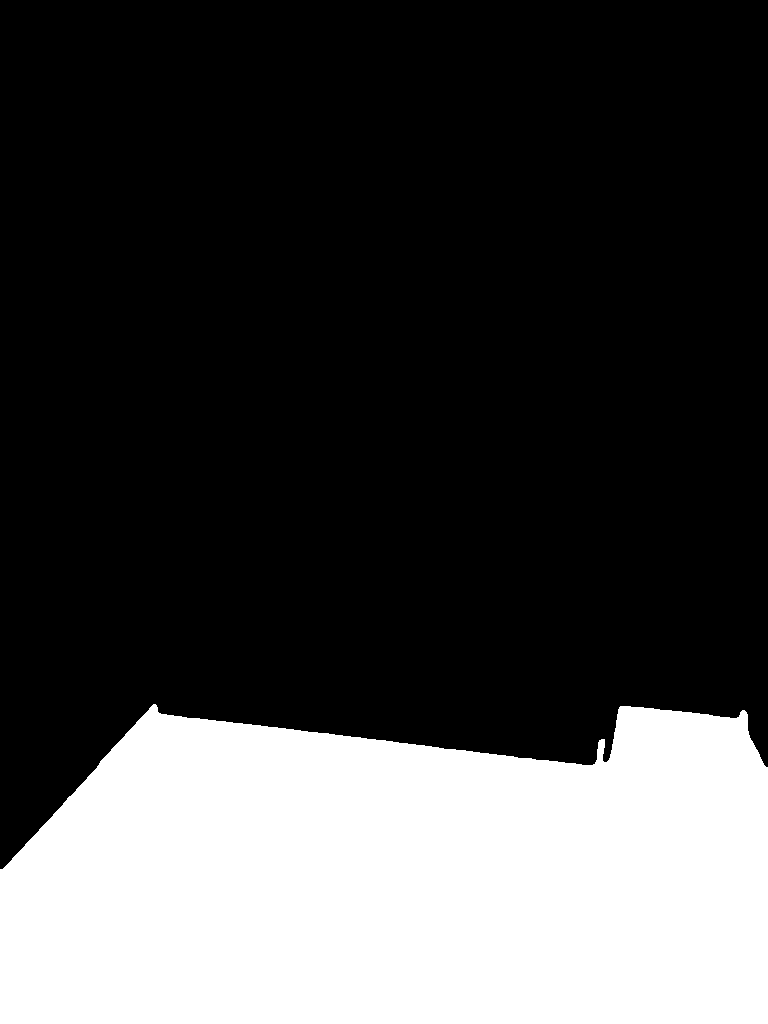
#> input picture scripts/input/apartment-kitchen/mask.png, 768 x 1024 px
$ python -i segmentation-refinement.py   (imports and definitions only)   (older library calls are emulated)
#> lines starting #> are read from the running program, lines starting #| are printed output that depends on the picture; after the words box and inside, x2 and y2 are one past the last pixel; in counts of white or black regions, pixels touching at a corner belong together
### cb-core/cambrian/frei_chen.py

from math import sqrt
import numpy as np
from skimage import img_as_float
from scipy.ndimage import convolve

def frei_chen(image,mask=None):
    """Find the edge magnitude using FreiChen Filter.

    Parameters
----------
    image : 2-D array
        Image to process.
    mask : 2-D array, optional
        An optional mask to limit the application to a certain area.
        Note that pixels surrounding masked regions are also masked to
        prevent masked regions from affecting the result.

    Returns
    -------
    output : ndarray
        The FreiChen edge .
    """
    return np.sqrt(freiChen_edge1(image, mask)**2 +\
                   freiChen_edge2(image, mask)**2 +\
          freiChen_edge3(image, mask)**2 +\
                   freiChen_edge4(image, mask)**2 +\
                   freiChen_line1(image, mask)**2 +\
                   freiChen_line2(image, mask)**2 +\
                   freiChen_line3(image, mask)**2 +\
                   freiChen_line4(image, mask)**2 )
                   #freiChen_average(image, mask)**2)

def _mask_filter_result(result, mask):
    """Return result after masking.

    Input masks are eroded so that mask areas in the original image don't
    affect values in the result.
    """
    if mask is None:
        result[0, :] = 0
        result[-1, :] = 0
        result[:, 0] = 0
        result[:, -1] = 0
        return result
    else:
        mask = binary_erosion(mask, EROSION_SELEM, border_value=0)
        return result * mask


def freiChen_edge1(image, mask):
    """Find the horizontal edges of an image using the FreiChen operator.

    The kernel is applied to the input image, to produce separate
measurements
    of the gradient component one orientation.

    Parameters
    ----------
    image : 2-D array
        Image to process.
    mask : 2-D array, optional
        An optional mask to limit the application to a certain area.
        Note that pixels surrounding masked regions are also masked to
        prevent masked regions from affecting the result.

    Returns
    -------
    output : ndarray
        The FreiChen horizontal edge.

    Notes
    -----
    We use the following kernel and return the absolute value of the
    result at each point::

      1  sqrt(2)  1
      0       0   0
 -1 -sqrt(2) -1

    """
    image = img_as_float(image)
    result = np.abs(convolve(image,
                             np.array([[ 1, sqrt(2), 1],
                                       [ 0,       0, 0],
                                       [-1,-sqrt(2),-1]]).\
astype(float) / sqrt(8)))
    return _mask_filter_result(result, mask)


def freiChen_edge2(image, mask):
    """Find the vertical edges of an image using the FreiChen operator.

    The kernel is applied to the input image, to produce separate
measurements
    of the gradient component one orientation.

    Parameters
    ----------
    image : 2-D array
        Image to process.
    mask : 2-D array, optional
        An optional mask to limit the application to a certain area.
        Note that pixels surrounding masked regions are also masked to
        prevent masked regions from affecting the result.

    Returns
    -------
    output : ndarray
        The FreiChan edges .

    Notes
    -----
    We use the following kernel and return the absolute value of the
    result at each point::

         1   0       -1
    sqrt(2)  0  -sqrt(2)
 1 0 -1
    """
    image = img_as_float(image)
    result = np.abs(convolve(image,
                             np.array([[      1, 0,      -1 ],
                                       [sqrt(2), 0, -sqrt(2)],
                                       [      1, 0,      -1]]).\
astype(float) / sqrt(8)))
    return _mask_filter_result(result, mask)

def freiChen_edge3(image, mask):
    """Find the edges in an image having slope 135 degree FreiChen operator.

    The kernel is applied to the input image, to produce separate
measurements
    of the gradient component one orientation.

    Parameters
    ----------
    image : 2-D array
        Image to process.
    mask : 2-D array, optional
        An optional mask to limit the application to a certain area.
        Note that pixels surrounding masked regions are also masked to
        prevent masked regions from affecting the result.

    Returns
    -------
    output : ndarray
        The FreiChen edges.

    Notes
    -----
    We use the following kernel and return the absolute value of the
    result at each point::

          0   -1   sqrt(2)
          1    0       -1
-sqrt(2)   1        0

    """
    image = img_as_float(image)
    result = np.abs(convolve(image,
                             np.array([[       0,-1, sqrt(2)],
                                       [       1, 0,      -1],
                                       [-sqrt(2), 1,       0]]).\
astype(float) / sqrt(8)))
    return _mask_filter_result(result, mask)


def freiChen_edge4(image, mask):
    """Find the edges of an image having slope 45 degree using the FreiChen
operator.

    The kernel is applied to the input image, to produce separate
measurements
    of the gradient component one orientation.

    Parameters
    ----------
    image : 2-D array
        Image to process.
    mask : 2-D array, optional
        An optional mask to limit the application to a certain area.
        Note that pixels surrounding masked regions are also masked to
        prevent masked regions from affecting the result.

    Returns
    -------
    output : ndarray
        The Freichen edges.

    Notes
    -----
    We use the following kernel and return the absolute value of the
    result at each point::

      sqrt(2)   -1         0
          -1     0         1
   0     1   -sqrt(2)

    """
    image = img_as_float(image)
    result = np.abs(convolve(image,
                             np.array([[sqrt(2), -1,        0],
                                       [     -1,  0,        1],
                                       [      0,  1, -sqrt(2)]]).\
astype(float) / sqrt(8)))
    return _mask_filter_result(result, mask)


def freiChen_line1(image, mask):
    """Find the edge intersection in an image using the FreiChen operator.

    The kernel is applied to the input image, to produce separate
measurements
    of the gradient component one orientation.

    Parameters
    ----------
    image : 2-D array
        Image to process.
    mask : 2-D array, optional
        An optional mask to limit the application to a certain area.
        Note that pixels surrounding masked regions are also masked to
        prevent masked regions from affecting the result.

    Returns
    -------
    output : ndarray
        The FreiChen lines.

    Notes
    -----
    We use the following kernel and return the absolute value of the
    result at each point::

      0   1   0
     -1   0  -1
      0   1   0

    """
    image = img_as_float(image)
    result = np.abs(convolve(image,
                             np.array([[ 0, 1,  0],
                                       [-1, 0, -1],
                                       [ 0, 1,  0]]).astype(float) / 2.0))
    return _mask_filter_result(result, mask)


def freiChen_line2(image, mask):
    """Find the intersection of edges in an image using the FreiChen
operator.

    The kernel is applied to the input image, to produce separate
measurements
    of the gradient component one orientation.

    Parameters
    ----------
    image : 2-D array
        Image to process.
    mask : 2-D array, optional
        An optional mask to limit the application to a certain area.
        Note that pixels surrounding masked regions are also masked to
        prevent masked regions from affecting the result.

    Returns
    -------
    output : ndarray
        The FreiChen lines.

    Notes
    -----
    We use the following kernel and return the absolute value of the
    result at each point::

      -1   0   1
       0   0   0
       1   0  -1

    """
    image = img_as_float(image)
    result = np.abs(convolve(image,
                             np.array([[-1, 0,  1 ],
                                       [ 0, 0,  0],
                                       [ 1, 0, -1]]).astype(float) / 2.0))
    return _mask_filter_result(result, mask)

def freiChen_line3(image, mask):
    """Find the lines of an image using the FreiChen operator.

    The kernel is applied to the input image, to produce separate
measurements
    of the gradient component one orientation.

    Parameters
    ----------
    image : 2-D array
        Image to process.
    mask : 2-D array, optional
        An optional mask to limit the application to a certain area.
        Note that pixels surrounding masked regions are also masked to
        prevent masked regions from affecting the result.

    Returns
    -------
    output : ndarray
        The FreiChen lines.

    Notes
    -----
    We use the following kernel and return the absolute value of the
    result at each point::

      1   -2   1
     -2    4  -2
      1   -2   1

    """
    image = img_as_float(image)
    result = np.abs(convolve(image,
                             np.array([[ 1, -2,  1 ],
                                       [-2,  4, -2 ],
                                       [ 1, -2,  1]]).astype(float) / 6.0))
    return _mask_filter_result(result, mask)


def freiChen_line4(image, mask):
    """Find the lines of an image using the FreiChen operator.

    The kernel is applied to the input image, to produce separate
measurements
    of the gradient component one orientation.

    Parameters
    ----------
    image : 2-D array
        Image to process.
    mask : 2-D array, optional
        An optional mask to limit the application to a certain area.
        Note that pixels surrounding masked regions are also masked to
        prevent masked regions from affecting the result.

    Returns
    -------
    output : ndarray
        The FreiChen lines.

    Notes
    -----
    We use the following kernel and return the absolute value of the
    result at each point::

      -2   1   -2
       1   4    1
      -2   1   -2

    """
    image = img_as_float(image)
    result = np.abs(convolve(image,
                             np.array([[ -2, 1, -2 ],
                                       [  1, 4,  1 ],
                                       [ -2, 1, -2 ]]).astype(float) / 6.0))
    return _mask_filter_result(result, mask)


# [7 lines left out: function freiChen_average, not called in this run]

### cb-core/cambrian/Line.py
import numpy as np
import math
import cv2
import sys
import random
from scipy.spatial import distance

import pyximport; pyximport.install(language_level=3)
#> (this line was passed over: pyximport is not available in this run)
#> further down, picture is the input picture: shape (1024, 768, 3); 27.3% white; 1 white region, box (x1, y1, x2, y2) and area: (0, 704, 768, 1024) 214317
from cambrian.LineFunctions import LineFunctions

class Line:

    def __init__(self, x0, y0, x1, y1, contour_group=-1, contour_index=-1, source_lines=None):
        self.point_a = (x0, y0)
        self.point_b = (x1, y1)

        self.contour_group = contour_group
        self.contour_index = contour_index

        self.dead = False

        self.samples = None
        self.confidence = None
        self.color_mean = None
        self.color_std = None
        self.color = None
        self.source_lines = source_lines

        self.recalculate()

    def recalculate(self):
        self.midpoint = ((self.point_a[0] + self.point_b[0]) / 2, (self.point_a[1] + self.point_b[1]) / 2)
        self.length_sq = distance.sqeuclidean(self.point_a, self.point_b)
        self.length = math.sqrt(self.length_sq)
        self.angle = LineFunctions.line_angle(self.point_a[0], self.point_a[1], self.point_b[0], self.point_b[1])

    #class variables:
    image = None
    edges = None
    debug = None
    confidence_step = 8
    color_step = 7

    @classmethod
    def prepare(cls, image, edges, debug=None):
        cls.image = image
        cls.edges = edges
        cls.debug = debug
        cls.diagonal = math.hypot(cls.image.shape[0], cls.image.shape[1])

    def get_confidence(self):
        if self.confidence is None:
            self.confidence = LineFunctions.line_contour_confidence(self.point_a, self.point_b, self.edges, int(self.length / self.confidence_step) + 1)
        return self.confidence

    # [50 lines left out: functions get_samples, find_line_pair, get_color_mean, get_color_std, not called in this run]

    @classmethod
    def _out_of_range(cls, point):
        return point[0] < 0 or point[1] < 0 or point[0] >= cls.image.shape[1] or point[1] >= cls.image.shape[0]

    def bounding_box(self, width=10, length_multiplier=1.0, length_offset=0.0):
        return (self.midpoint, (max(self.length * length_multiplier, self.length + length_offset), width), np.degrees(self.angle))

    # [375 lines left out: functions merge, shift_lines, merge_corners, find_corners, confidence_color, draw and 2 more, not called in this run]


### scripts/segmentation-refinement.py
import math
import os
import json
import cv2
import numpy as np
from pathlib import Path

import click
import time

import io
from cambrian.frei_chen import frei_chen
from cambrian.Line import Line
from cambrian.VanishingPointFinder import VanishingPointFinder

import random

SAVE_DEBUG_IMAGES = True

class WatershedLabel:
    BOUNDARY_LABEL = 255
    UNKNOWN_LABEL = 0
    OUTLIER_LABEL = 1

# [15 lines left out: function translate_markers, not called in this run]

def rough_dilate_erode(is_dilate, mask, size=5, iterations=1, scale=0.5, maintain_size=True, interpolation=cv2.INTER_NEAREST):
    kernel = cv2.getStructuringElement(cv2.MORPH_ELLIPSE,(size,size))
    shape = mask.shape
    mask = cv2.resize(mask, (int(shape[1] * scale), int(shape[0] * scale)), interpolation)
    mask = cv2.dilate(mask, kernel, iterations=iterations) if is_dilate else cv2.erode(mask, kernel, iterations=iterations)
    if maintain_size:
        mask = cv2.resize(mask, (shape[1], shape[0]), interpolation)
    return mask

def convertColor(hsv, conversion):
    return tuple(int(i) for i in cv2.cvtColor(np.uint8([[hsv]]), conversion).flatten())

# [18 lines left out: function overlay_mask, not called in this run]

def find_lines(img, output_path):

#> called with output_path = 'out.png'
    height, width = img.shape[:2]
    diagonal = np.hypot(width, height)
    print("image w,h", width, height)
#| image w,h 768 1024

    bw = cv2.cvtColor(img, cv2.COLOR_BGR2GRAY)
    gabor_scale = 1500.0 / diagonal
    bw_res = cv2.resize(bw, (int(width * gabor_scale), int(height * gabor_scale)), cv2.INTER_CUBIC) if gabor_scale < 1.0 else bw

    def gabor(theta, lambd, gamma = 0.0, psi = 0.0):
#> called with theta = 0, lambd = 7, gamma = 0, psi = 0
        ksize = lambd
        sigma = ksize * lambd
        result = cv2.filter2D(bw_res, cv2.CV_8UC1, cv2.getGaborKernel((ksize, ksize), sigma, theta, lambd, gamma, psi, ktype=cv2.CV_32F))
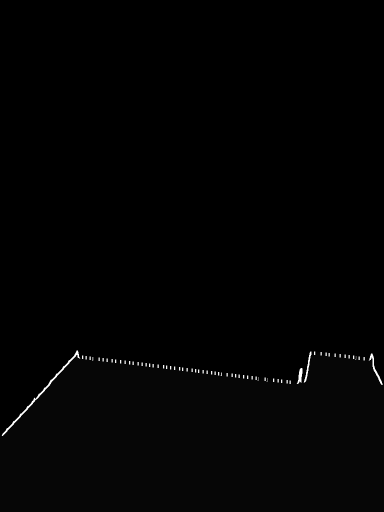
#> result: shape (1024, 768) (shown at 1/2 size); min 0, max 255, mean 2.4
        return result

    v_gabor = gabor(0, 7)
    h_gabor = gabor(np.pi/2.0, 9)

    contours_src = cv2.addWeighted(v_gabor, 1.0, h_gabor, 1.0, 0)
    contours_src = cv2.resize(contours_src, (width, height), interpolation = cv2.INTER_CUBIC)

    edges = cv2.addWeighted(v_gabor, 3.0, h_gabor, 3.0, -20)
    edges = cv2.bilateralFilter(edges, 5, 5, 5)
    edges = cv2.resize(edges, (width, height), interpolation = cv2.INTER_CUBIC)

    clean_edges = frei_chen(bw)
#> in _mask_filter_result, `result[:, 0] = 0`:
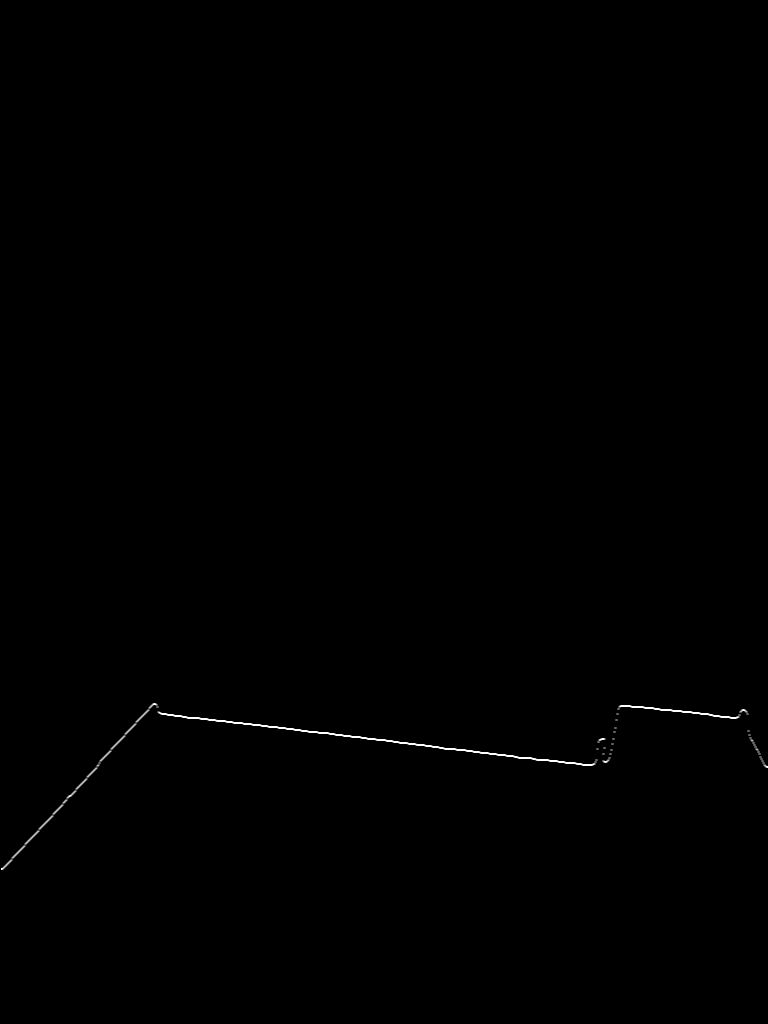
#> result: shape (1024, 768) float64; min 0, max 1.21, mean 0.00237; drawn with min black and max white
#> in _mask_filter_result (call 3), `result[:, 0] = 0`:
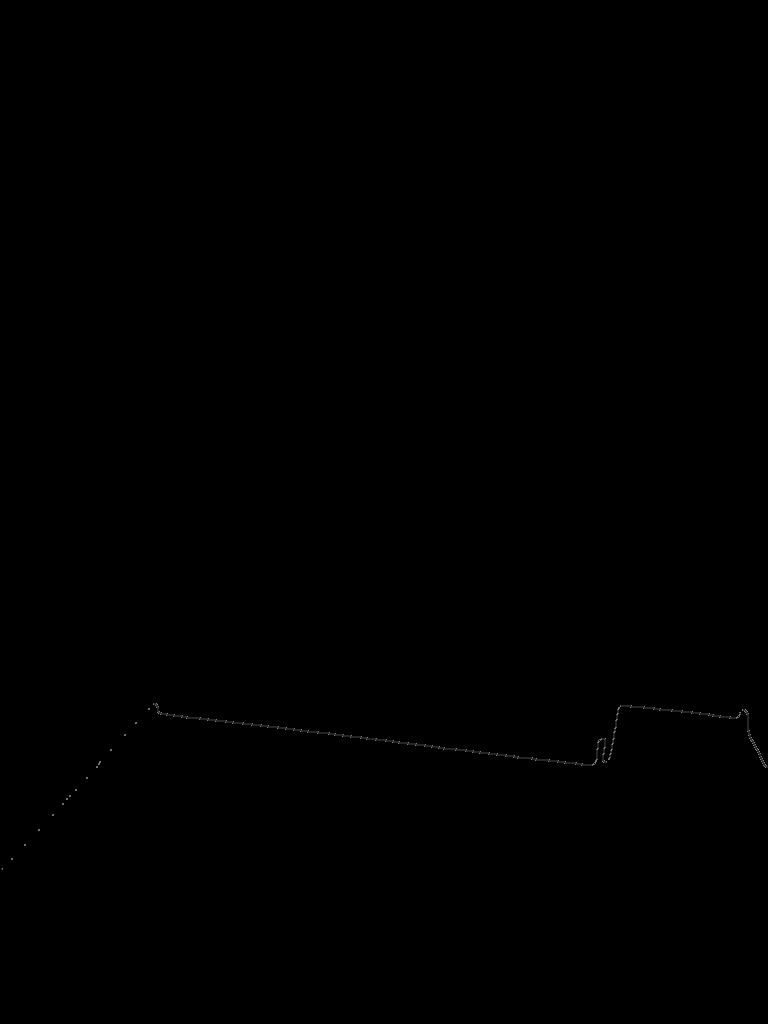
#> result: shape (1024, 768) float64; min 0, max 0.5, mean 0.000477
#> in freiChen_line1, `result = np.abs(convolve(image, np.array([[ 0, 1,  0], [-1, 0, -1], [ ..`:
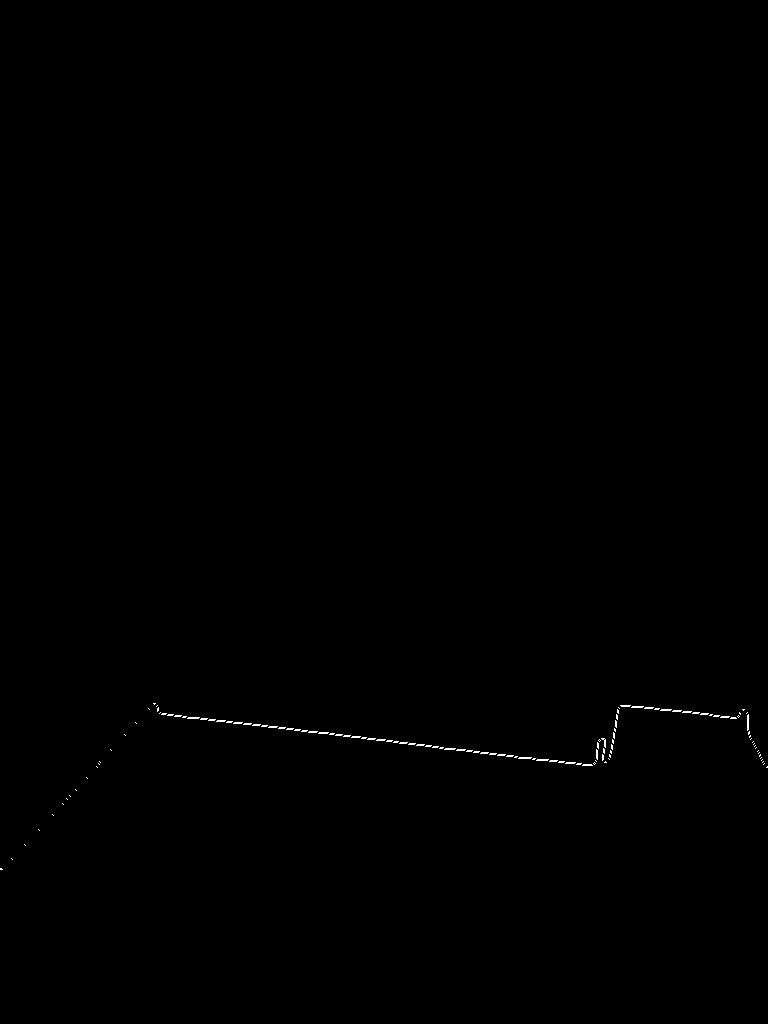
#> result: shape (1024, 768) float64; values 0 (black) and 0.5 (white), 0.16% white in thin lines or dots, all inside (x1, y1, x2, y2) = (0, 703, 768, 870)
#> (the rest of the program and of its run is left out)
